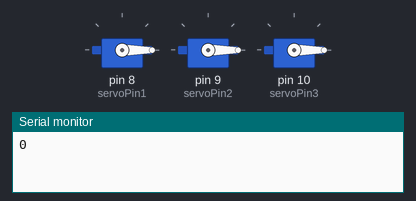
A sketch run on a simulated Arduino Uno, built with avr-gcc and run on an emulated ATmega328P. Shown: 3 × servo, the last lines printed to the serial monitor.

Above: at 0.05 s.
At 20.95 s:
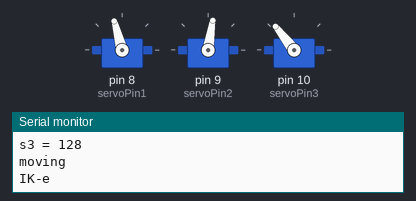
Timing chart, 0 to 27.3 s (numbered marks = the images above):
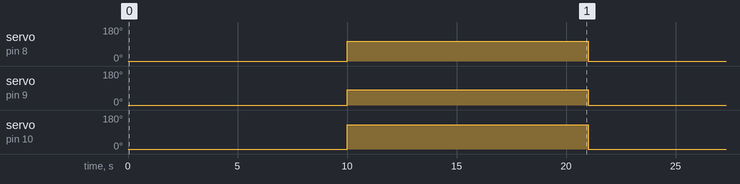

The sketch:

Delta_Robot.ino
```cpp
#include <Servo.h>

// Robot geometry parameters
const float e = 24.0;
const float f = 75.0;
const float re = 300.0;
const float rf = 100.0;

// Servo motor pins
const int servoPin1 = 8;
const int servoPin2 = 9;
const int servoPin3 = 10;

Servo servo1;
Servo servo2;
Servo servo3;

// Function to attach servos with min/max pulse width
void attachServos() {
  servo1.attach(servoPin1, 500, 2500);
  servo2.attach(servoPin2, 500, 2500);
  servo3.attach(servoPin3, 500, 2500);
}

// Function to calculate the angle for a given position in the YZ plane
int delta_calcAngleYZ(float x0, float y0, float z0, float& theta) {
  float y1 = -0.5 * 0.57735 * f; // f/2 * tg 30
  y0 -= 0.5 * 0.57735 * e;

  float a = (x0 * x0 + y0 * y0 + z0 * z0 + rf * rf - re * re - y1 * y1) / (2 * z0);
  float b = (y1 - y0) / z0;

  float d = -(a + b * y1) * (a + b * y1) + rf * (b * b * rf + rf);
  if (d < 0)
    return -1; // non-existing point

  float yj = (y1 - a * b - sqrt(d)) / (b * b + 1);
  float zj = a + b * yj;

  theta = 180.0 * atan(-zj / (y1 - yj)) / PI + ((yj > y1) ? 180.0 : 0.0);

  if ((theta < -180) || (theta > 180))
    return -1;

  return 0;
}


int delta_calcInverse(float x0, float y0, float z0, float& theta1, float& theta2, float& theta3) {
  theta1 = theta2 = theta3 = 0;

  int stat1 = delta_calcAngleYZ(x0, y0, z0, theta1);
  int stat2 = delta_calcAngleYZ(x0 * cos(PI / 3) + y0 * sin(PI / 3), y0 * cos(PI / 3) - x0 * sin(PI / 3), z0, theta2);
  int stat3 = delta_calcAngleYZ(x0 * cos(PI / 3) - y0 * sin(PI / 3), y0 * cos(PI / 3) + x0 * sin(PI / 3), z0, theta3);

  return stat1 + stat2 + stat3;
}

// Function to move the servo motors to reach a specific position
void moveDeltaRobot(float x, float y, float z) {
  float theta1, theta2, theta3;

  int status = delta_calcInverse(x, y, z, theta1, theta2, theta3);
  if (status != 0) {
    Serial.println("Invalid position!");
    return;
  }

  int servoValue1 = map(theta1, -180, 180, 0, 180);
  int servoValue2 = map(theta2, -180, 180, 0, 180);
  int servoValue3 = map(theta3, -180, 180, 0, 180);
  Serial.print("s1 = ");
  Serial.println(servoValue1 );
  Serial.print("s2 = ");
  Serial.println(servoValue2);
  Serial.print("s3 = ");
  Serial.println(servoValue3);
  Serial.println("moving");
  delay(2000);

  servo1.write(servoValue1);
  servo2.write(servoValue2);
  servo3.write(servoValue3);

  delay(1000);
}

void setup() {
  Serial.begin(9600);
  attachServos();


}

void loop() {

  servo1.write(0);
  servo2.write(0);
  servo3.write(0);
  Serial.println("0");
  delay(8000);


//  servo1.write(30);
//  servo2.write(25);
//  servo3.write(75);
//  Serial.println("90");
//  delay(6000);

  Serial.println("IK");
  moveDeltaRobot(229.95, -53.09, -236.54);
//  s1 = 105
//s2 = 81
//s3 = 128

  Serial.println("IK-e");


  delay(10000);
}
```

Measured:
- by itself, servo on pin 8 (servoPin1): alternates 105° for 11.0 s and 0° for 10.0 s
- by itself, servo on pin 9 (servoPin2): alternates 81° for 11.0 s and 0° for 10.0 s
- by itself, servo on pin 10 (servoPin3): alternates 128° for 11.0 s and 0° for 10.0 s
